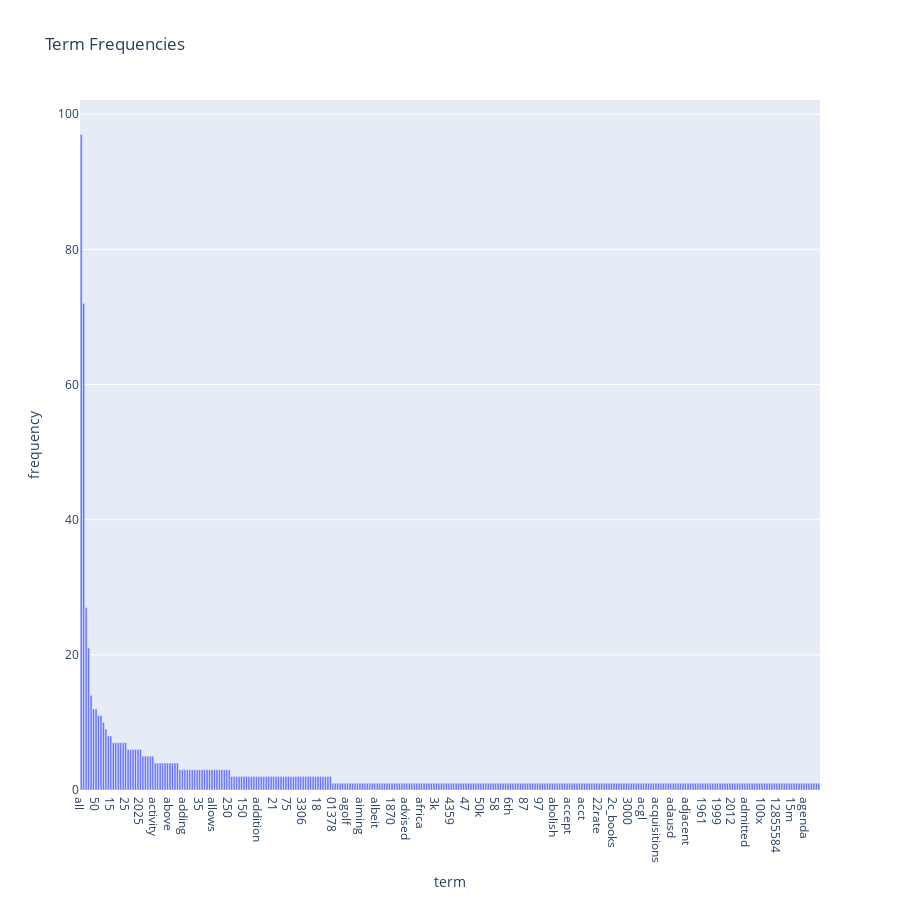

The notebook cell this image was saved under:
### Code cell
#Excercise 14
df = pd.DataFrame({
    "term": count_vect.get_feature_names_out()[:300],
    "frequency": term_frequencies[:300],
    })

fig = px.bar(
    df.sort_values("frequency", ascending=False),
    x="term", y="frequency",
    title=f"Term Frequencies"
)

fig.update_layout(height=900)

fig.show()

### Figure 1 — Plotly figure (JSON) as saved in the notebook; plotly's stock layout.template omitted (floating-point values rounded to 4 significant figures; data arrays with more than 128 entries replaced by an {"elided": "..."} marker saying what was removed)
{"data": [{"hovertemplate": "term=%{x}<br>frequency=%{y}<extra></extra>", "legendgroup": "", "marker": {"color": "#636efa", "pattern": {"shape": ""}}, "name": "", "orientation": "v", "showlegend": false, "textposition": "auto", "type": "bar", "x": {"elided": "300 str values"}, "xaxis": "x", "y": {"elided": "300 int values"}, "yaxis": "y"}], "layout": {"barmode": "relative", "height": 900, "legend": {"tracegroupgap": 0}, "title": {"text": "Term Frequencies"}, "xaxis": {"anchor": "y", "domain": [0, 1], "title": {"text": "term"}}, "yaxis": {"anchor": "x", "domain": [0, 1], "title": {"text": "frequency"}}}}
